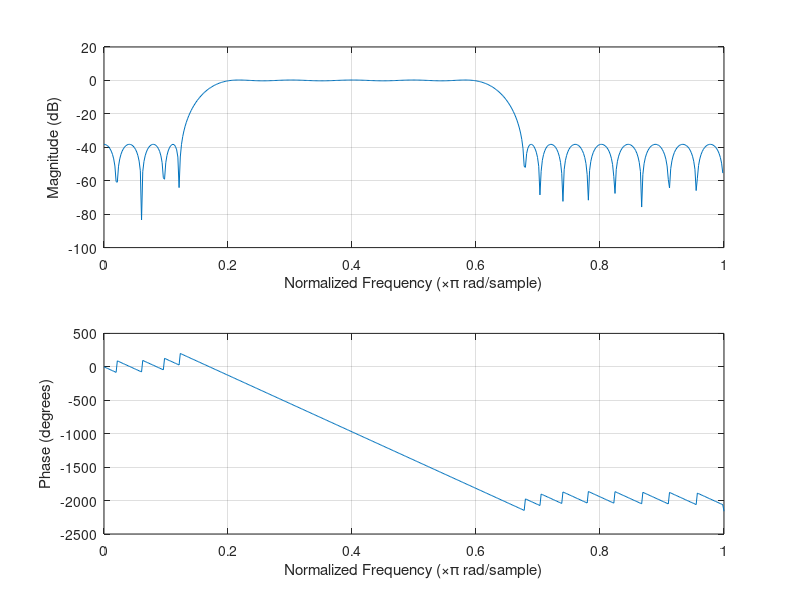
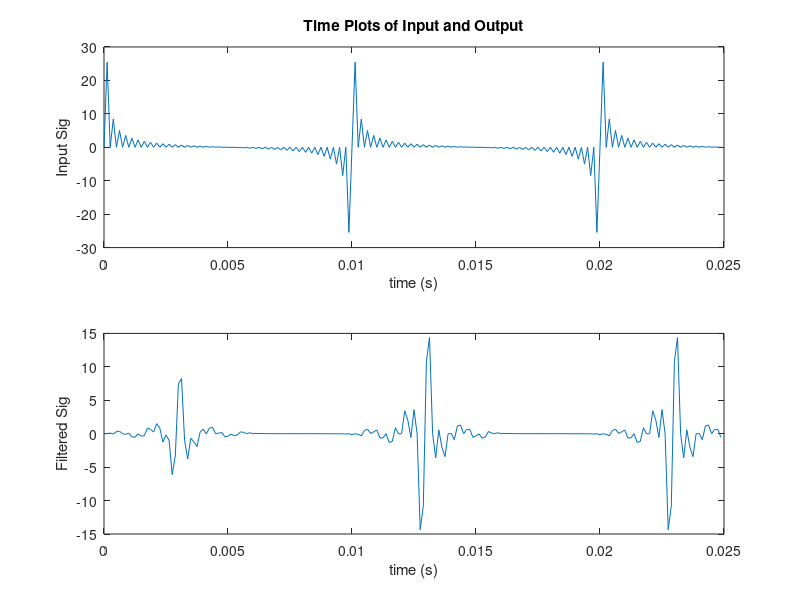
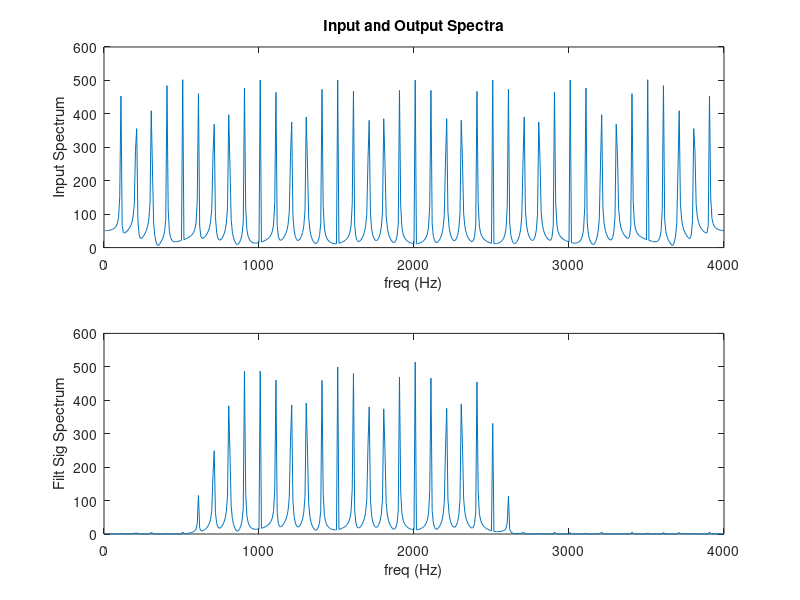

MATLAB code for these plots, in order:
% fir_2b.m
% FIR filter design example using the MATLAB FIR1 function 
% Autor: Nils Parche, 19.11.2017
clear all;
clc;

Fs=8e3; %Specify Sampling Frequency
Ts=1/Fs; %Sampling period.
Ns=1024; %No of time samples to be plotted.
F=[500 800 2400 2700]; %Cutoff frequenzcy
A=[0 1 0]; % Desired amplitude
RP = 0.4; % Passband ripple
RS = 40; % Stopband ripple
DEV = [10^(-RS/20) (10^(RP/20)-1)/(10^(RP/20)+1) 10^(-RS/20)];

t=[0:Ts:Ts*(Ns-1)]; %Make time array that contains Ns elements
%t = [0, Ts, 2Ts, 3Ts,..., (Ns-1)Ts]
%create sampled sinusoids at different frequencies

f_step = 100:100:3900;
f_kamm = zeros(length(f_step),Ns);
x = zeros(1,length(f_kamm));


for i=1:length(f_kamm(:,1))
    for j=1:Ns
        f_kamm(i,j) = sin(2*pi*f_step(i)*t(j));
    end
    
end

x=sum(f_kamm);

% N=16; %FIR1 requires filter order (N) to be EVEN when gain = 1 at Fs/2.
% W=[0.4 0.6]; %Specify Bandstop filter with stop band between
%0.4*(Fs/2) and 0.6*(Fs/2)
[N, F0, A0, W] = firpmord(F, A, DEV, Fs)
B=firpm(N, F0, A0, W) %Design FIR Filter using default Hamming window.
%create header file fir_coef.h (FIR filter coefficients)
correction = 4000;
B_correction =cast((B*correction),'uint16') %cast B to 16 bit short Int
%create header file fir_coef.h (FIR filter coefficients)
filnam = fopen('BP_coeff.h', 'w'); % generate include-file
fprintf(filnam,'#define N %d\n', N+1);
fprintf(filnam,'short h[N]={\n');
j = 0;
for i= 1:N+1;
 fprintf(filnam,' %6.0f,', B_correction(i));
 j = j + 1;
 if j >7
 fprintf(filnam, '\n');
 j = 0;
 end
end
fprintf(filnam,'};\n');
fclose(filnam);
A=1; %FIR filters have no poles, only zeros.
grid on;
freqz(B,A); %Plot frequency response - both amp and phase response.
pause; %User must hit any key on PC keyboard to continue.
figure; %Create a new figure window, so previous one isn't lost.
subplot(2,1,1); %Two subplots will go on this figure window.
Npts=200;
%Npts=Ns;
plot(t(1:Npts),x(1:Npts)) %Plot first Npts of this 4-tone input signal
title('Time Plots of Input and Output');
xlabel('time (s)'); ylabel('Input Sig');
%Now apply this filter to the 4-tone test sequence
y = filter(B,A,x);
subplot(2,1,2); %Now go to bottom subplot.
plot(t(1:Npts),y(1:Npts)); %Plot first Npts of filtered signal.
xlabel('time (s)'); ylabel('Filtered Sig');
pause;
figure; %Create a new figure window, so previous one isn't lost.
subplot(2,1,1);
xfftmag=(abs(fft(x,Ns))); %Compute spectrum of input signal.
xfftmagh=xfftmag(1:length(xfftmag)/2);
%Plot only the first half of FFT, since second half is mirror imag
f=[1:1:length(xfftmagh)]*Fs/Ns; %Make freq array from 0 Hz to Fs/2 Hz.
plot(f,xfftmagh); %Plot frequency spectrum of input signal
title('Input and Output Spectra');
xlabel('freq (Hz)'); ylabel('Input Spectrum');
subplot(2,1,2);
yfftmag=(abs(fft(y,Ns)));
yfftmagh=yfftmag(1:length(yfftmag)/2);
%Plot only the first half of FFT, since second half is mirror image
plot(f,yfftmagh); %Plot frequency spectrum of input signal
xlabel('freq (Hz)'); ylabel('Filt Sig Spectrum');